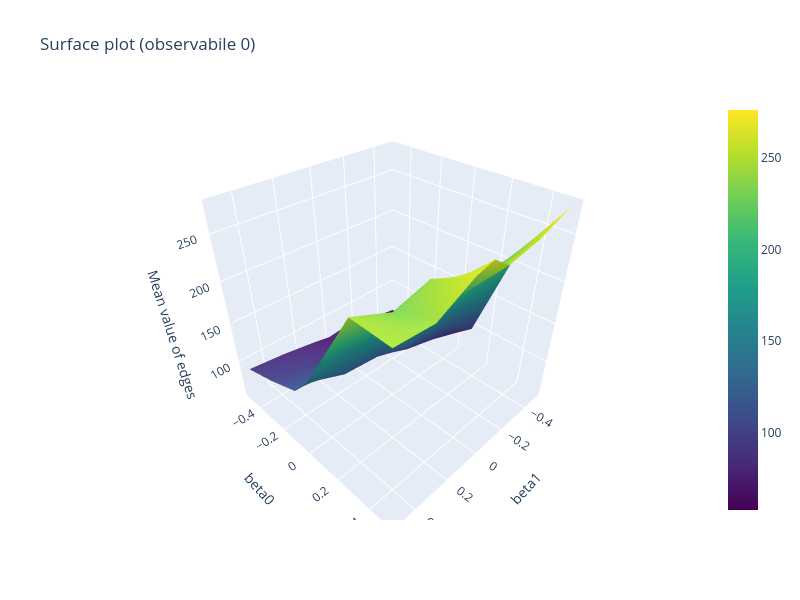

The notebook cell saved with this chart:
### Code cell
import plotly.graph_objects as go
import numpy as np

# Estrai il primo osservabile in un array numpy
z = np.array([[means_array[i][j][1].item() for j in range(n_beta1)] 
               for i in range(n_beta0)])

# Meshgrid per gli assi
B0, B1 = np.meshgrid(beta_1, beta_0)

# Crea la figura
fig = go.Figure(data=[
    go.Surface(
        x=B1,
        y=B0,
        z=z,
        colorscale="Viridis"
    )
])

# Etichette degli assi
fig.update_layout(
    title="Surface plot (observabile 0)",
    scene=dict(
        xaxis_title="beta1",
        yaxis_title="beta0",
        zaxis_title="Mean value of edges",
    ),
    width=800,
    height=600
)

fig.show()

### Figure 1 — Plotly figure (JSON) as saved in the notebook; plotly's stock layout.template omitted (floating-point values rounded to 4 significant figures)
{"data": [{"colorscale": [[0, "#440154"], [0.1111, "#482878"], [0.2222, "#3e4989"], [0.3333, "#31688e"], [0.4444, "#26828e"], [0.5556, "#1f9e89"], [0.6667, "#35b779"], [0.7778, "#6ece58"], [0.8889, "#b5de2b"], [1, "#fde725"]], "type": "surface", "x": [[-0.5, -0.5, -0.5, -0.5, -0.5, -0.5, -0.5], [-0.3, -0.3, -0.3, -0.3, -0.3, -0.3, -0.3], [-0.1, -0.1, -0.1, -0.1, -0.1, -0.1, -0.1], [0.0, 0.0, 0.0, 0.0, 0.0, 0.0, 0.0], [0.1, 0.1, 0.1, 0.1, 0.1, 0.1, 0.1], [0.3, 0.3, 0.3, 0.3, 0.3, 0.3, 0.3], [0.5, 0.5, 0.5, 0.5, 0.5, 0.5, 0.5]], "y": [[-0.5, -0.3, -0.1, 0.0, 0.1, 0.3, 0.5], [-0.5, -0.3, -0.1, 0.0, 0.1, 0.3, 0.5], [-0.5, -0.3, -0.1, 0.0, 0.1, 0.3, 0.5], [-0.5, -0.3, -0.1, 0.0, 0.1, 0.3, 0.5], [-0.5, -0.3, -0.1, 0.0, 0.1, 0.3, 0.5], [-0.5, -0.3, -0.1, 0.0, 0.1, 0.3, 0.5], [-0.5, -0.3, -0.1, 0.0, 0.1, 0.3, 0.5]], "z": [[58.15, 66.36, 71.74, 78.6, 96.39, 214.8, 275.8], [65.45, 72.96, 80.46, 93.06, 125.4, 213.3, 260.9], [74.08, 76.53, 88.58, 103.8, 136.0, 205.6, 253.9], [72.16, 78.64, 96.65, 112.5, 132.3, 225.7, 267.8], [76.61, 84.24, 102.4, 119.6, 154.6, 241.1, 262.9], [83.88, 94.46, 115.7, 123.7, 170.8, 230.2, 242.6], [88.89, 101.1, 116.6, 141.6, 176.3, 247.8, 245.3]]}], "layout": {"height": 600, "scene": {"xaxis": {"title": {"text": "beta1"}}, "yaxis": {"title": {"text": "beta0"}}, "zaxis": {"title": {"text": "Mean value of edges"}}}, "title": {"text": "Surface plot (observabile 0)"}, "width": 800}}
